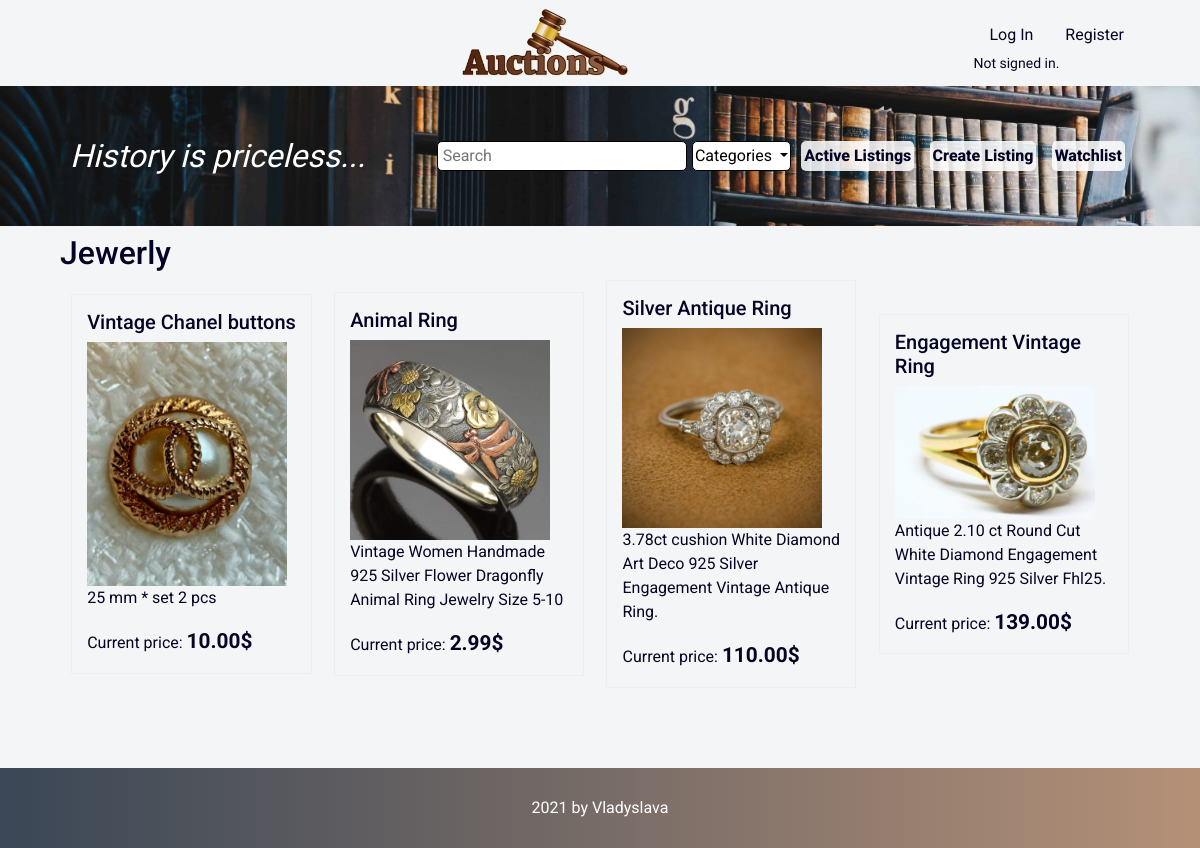
The app's page /category/Jewerly with its own data.
### auctions/models.py (models this page shows, shortened)
class Category(models.Model):
    category = models.CharField(max_length=64)
    def __str__(self):
        return self.category

class Listing(models.Model):
    title = models.CharField(max_length=64)
    description = models.TextField(max_length=350)
    image = models.ImageField(default='default.png')
    price = models.DecimalField(max_digits=12, decimal_places=2, validators=[MinValueValidator(Decimal('0.01'))])
    date_created = models.DateTimeField(default=timezone.now)
    category = models.ForeignKey(Category, default="None", on_delete=models.CASCADE)
    user = models.ForeignKey(User, on_delete=models.CASCADE)
    comment = models.ManyToManyField(Comment, default=None)
    bid = models.ManyToManyField(Bid, default=None)
    status = models.BooleanField(default=False)

### auctions/views.py (the view, shortened to what this page needs)
# urls.py: path("category/<str:category_name>", views.category, name="category"),
def category(request, category_name):
    category = Category.objects.get(category=category_name)
    listing_category = Listing.objects.filter(category=category)
    if listing_category:
        return render(request, "auctions/category.html", {
            "category": category.category,
            "listings": listing_category,
            "categories": Category.objects.all()
            })

### auctions/templates/auctions/category.html (shortened to what this page needs)
{% extends "auctions/layout.html" %}
{% block body %}
<div class="background">
    <div class="margin flex">
        <div class="flex1">
            <div class="history">History is priceless...</div>
        </div>
        <div class="flex flex2">
            <form action="{% url 'search' %}">
                <input class="search" type="text" name="q" autocomplete="off" placeholder="Search">
            </form>
            <div class="dropdown">
                <button class="categories dropdown-toggle" type="button" id="dropdownMenuButton" data-toggle="dropdown" aria-haspopup="true" aria-expanded="false">
                    Categories
                </button>
            </div>
            <a class="flex-item" href="{% url 'index' %}">Active Listings</a>
            <a class="flex-item" href="{% url 'create' %}">Create Listing</a>
            <a class="flex-item" href="{% url 'watchlist' %}">Watchlist</a>
        </div>
    </div>
</div>
<h2 class="margin">{{ category }}</h2>
<div class="margin flex">
    {% for listing in listings %}
    <a class="flex-item listing" href="{% url 'item' listing.title %}">
        <h5>{{ listing.title }}</h5>
        <img src="{{ listing.image.url }}" alt="image" style="width: 200px; height: auto;">
        <p>{{ listing.description }}</p>
        Current price: <b>{{ listing.price }}$</b>
    </a>
    {% endfor %}
</div>
{% endblock %}

### auctions/static/auctions/styles.css (style rules this page uses)
body { background-color: #2533440c; font-family: Roboto; color: rgb(4, 4, 36); min-height: 100vh; }
a { color: rgb(4, 4, 36) }
.history { font-family: Arapey; font-style: italic; font-size: 2rem; color: white; }
.background .flex-item { font-size: 1rem; font-weight: 800; background-color: rgba(255, 255, 255, 0.856); padding: 3px; border-radius: 5px; margin: 5px; }
.flex { display: flex; justify-content: space-between; align-items: center; flex-wrap: wrap; }
.margin { margin: 1vh 5vw; }
.flex1 { margin-top: 5vh 0; flex: 1; padding: 10px; }
.flex2 { margin: 5vh 0; flex: 2; padding: 10px; }
.background { background-image: url('images/books.jpg'); background-repeat: no-repeat; background-size: 100%; }
.flex-item { margin: auto; padding: 15px; }
.search { width: 250px; padding: 2px 5px; outline: none; border: 0.5px solid black; border-radius: 5px; }
.categories { padding: 2px; border: 0.5px solid black; background-color: white; border-radius: 5px; }
img { object-fit: contain; }
.listing { max-width: 250px; border: 0.1px solid rgba(4, 4, 36, 0.027); }
b { font-size: 1.3rem; }

### records on screen
Category: category "Jewerly"
Listing: title "Vintage Chanel buttons", image (picture), description "25 mm * set 2 pcs", price "10.00"
Listing: title "Animal Ring", image (picture), description "Vintage Women Handmade 925 Silver Flower Dragonfly Animal Ring Jewelry Size 5-10", price "2.99"
Listing: title "Silver Antique Ring", image (picture), description "3.78ct cushion White Diamond Art Deco 925 Silver Engagement Vintage Antique Ring.", price "110.00"
Listing: title "Engagement Vintage Ring", image (picture), description "Antique 2.10 ct Round Cut White Diamond Engagement Vintage Ring 925 Silver Fhl25.", price "139.00"
